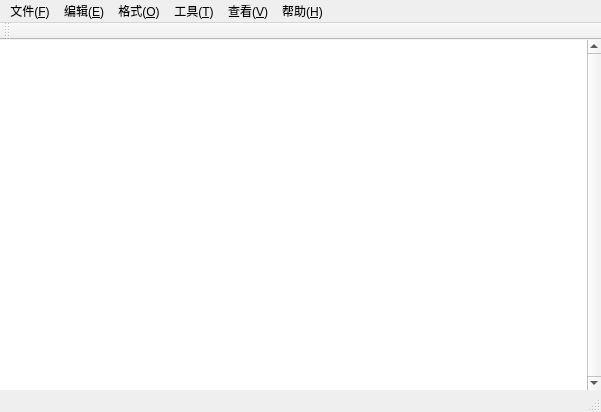
<?xml version="1.0" encoding="UTF-8"?>
<ui version="4.0">
 <class>QtNodePadClass</class>
 <widget class="QMainWindow" name="QtNodePadClass">
  <property name="geometry">
   <rect>
    <x>0</x>
    <y>0</y>
    <width>601</width>
    <height>404</height>
   </rect>
  </property>
  <property name="windowTitle">
   <string>QtNodePad</string>
  </property>
  <widget class="QWidget" name="centralWidget">
   <layout class="QGridLayout" name="gridLayout">
    <property name="leftMargin">
     <number>0</number>
    </property>
    <property name="topMargin">
     <number>0</number>
    </property>
    <property name="rightMargin">
     <number>0</number>
    </property>
    <property name="bottomMargin">
     <number>0</number>
    </property>
    <property name="spacing">
     <number>0</number>
    </property>
    <item row="0" column="0">
     <widget class="QPlainTextEdit" name="mainTextEdit">
      <property name="minimumSize">
       <size>
        <width>600</width>
        <height>350</height>
       </size>
      </property>
      <property name="contextMenuPolicy">
       <enum>Qt::CustomContextMenu</enum>
      </property>
      <property name="styleSheet">
       <string notr="true">QPlainTextEdit
{
	border: none;
}</string>
      </property>
      <property name="verticalScrollBarPolicy">
       <enum>Qt::ScrollBarAlwaysOn</enum>
      </property>
     </widget>
    </item>
   </layout>
  </widget>
  <widget class="QMenuBar" name="menuBar">
   <property name="geometry">
    <rect>
     <x>0</x>
     <y>0</y>
     <width>601</width>
     <height>23</height>
    </rect>
   </property>
   <widget class="QMenu" name="menu_F">
    <property name="title">
     <string>文件(&amp;F)</string>
    </property>
    <addaction name="action_N"/>
    <addaction name="action_W"/>
    <addaction name="action_O"/>
    <addaction name="action_F"/>
    <addaction name="action_S"/>
    <addaction name="action_E"/>
    <addaction name="action_A"/>
    <addaction name="action_R"/>
    <addaction name="action_C"/>
    <addaction name="action_G"/>
    <addaction name="separator"/>
    <addaction name="action_U"/>
    <addaction name="action_P"/>
    <addaction name="separator"/>
    <addaction name="action_X"/>
   </widget>
   <widget class="QMenu" name="menu_E">
    <property name="title">
     <string>编辑(&amp;E)</string>
    </property>
    <addaction name="action_U_2"/>
    <addaction name="action_C_2"/>
    <addaction name="action_P_2"/>
    <addaction name="action_T"/>
    <addaction name="action_L"/>
    <addaction name="separator"/>
    <addaction name="action_F_2"/>
    <addaction name="action_N_2"/>
    <addaction name="action_V"/>
    <addaction name="action_Bing_2"/>
    <addaction name="action_R_2"/>
    <addaction name="action_G_2"/>
    <addaction name="separator"/>
    <addaction name="action_A_2"/>
    <addaction name="action_D"/>
   </widget>
   <widget class="QMenu" name="menu_O">
    <property name="title">
     <string>格式(&amp;O)</string>
    </property>
    <addaction name="action_W_2"/>
    <addaction name="action_F_3"/>
   </widget>
   <widget class="QMenu" name="menu_H">
    <property name="title">
     <string>帮助(&amp;H)</string>
    </property>
    <addaction name="action_H"/>
    <addaction name="action_F_4"/>
    <addaction name="action_A_3"/>
   </widget>
   <widget class="QMenu" name="menu_V">
    <property name="title">
     <string>查看(&amp;V)</string>
    </property>
    <addaction name="action_Z"/>
    <addaction name="action_S_2"/>
   </widget>
   <widget class="QMenu" name="menu_T">
    <property name="title">
     <string>工具(&amp;T)</string>
    </property>
   </widget>
   <addaction name="menu_F"/>
   <addaction name="menu_E"/>
   <addaction name="menu_O"/>
   <addaction name="menu_T"/>
   <addaction name="menu_V"/>
   <addaction name="menu_H"/>
  </widget>
  <widget class="QToolBar" name="mainToolBar">
   <attribute name="toolBarArea">
    <enum>TopToolBarArea</enum>
   </attribute>
   <attribute name="toolBarBreak">
    <bool>false</bool>
   </attribute>
  </widget>
  <widget class="QStatusBar" name="statusBar"/>
  <action name="action_N">
   <property name="text">
    <string>新建(&amp;N)</string>
   </property>
  </action>
  <action name="action_O">
   <property name="text">
    <string>打开(&amp;O)</string>
   </property>
  </action>
  <action name="action_F">
   <property name="text">
    <string>打开所在文件夹(&amp;F)</string>
   </property>
  </action>
  <action name="action_W">
   <property name="text">
    <string>新建窗口(&amp;W)</string>
   </property>
  </action>
  <action name="action_S">
   <property name="text">
    <string>保存(&amp;S)</string>
   </property>
  </action>
  <action name="action_A">
   <property name="text">
    <string>另存为(&amp;A)</string>
   </property>
  </action>
  <action name="action_U">
   <property name="text">
    <string>页面设置(&amp;U)</string>
   </property>
  </action>
  <action name="action_P">
   <property name="text">
    <string>打印(&amp;P)</string>
   </property>
  </action>
  <action name="action_X">
   <property name="text">
    <string>退出(&amp;X)</string>
   </property>
  </action>
  <action name="action_C">
   <property name="text">
    <string>关闭(&amp;C)</string>
   </property>
  </action>
  <action name="action_G">
   <property name="text">
    <string>全部关闭(&amp;G)</string>
   </property>
  </action>
  <action name="action_E">
   <property name="text">
    <string>全部关保存(&amp;E)</string>
   </property>
  </action>
  <action name="action_R">
   <property name="text">
    <string>重命名(&amp;R)</string>
   </property>
  </action>
  <action name="action_U_2">
   <property name="text">
    <string>撤销(&amp;U)</string>
   </property>
  </action>
  <action name="action_T">
   <property name="text">
    <string>剪切(&amp;T)</string>
   </property>
  </action>
  <action name="action_C_2">
   <property name="text">
    <string>复制(&amp;C)</string>
   </property>
  </action>
  <action name="action_P_2">
   <property name="text">
    <string>粘贴(&amp;P)</string>
   </property>
  </action>
  <action name="action_L">
   <property name="text">
    <string>删除(&amp;L)</string>
   </property>
  </action>
  <action name="action_F_2">
   <property name="text">
    <string>查找(&amp;F)</string>
   </property>
  </action>
  <action name="action_N_2">
   <property name="text">
    <string>查找下一个(&amp;N)</string>
   </property>
  </action>
  <action name="action_V">
   <property name="text">
    <string>查找上一个(&amp;V)</string>
   </property>
  </action>
  <action name="action_Bing">
   <property name="text">
    <string>使用 Bing 搜索...</string>
   </property>
  </action>
  <action name="action_R_2">
   <property name="text">
    <string>替换(&amp;R)</string>
   </property>
  </action>
  <action name="action_G_2">
   <property name="text">
    <string>转到(&amp;G)</string>
   </property>
  </action>
  <action name="action_Bing_2">
   <property name="text">
    <string>使用 Bing 搜索...</string>
   </property>
  </action>
  <action name="action_D">
   <property name="text">
    <string>时间/日期(&amp;D)</string>
   </property>
  </action>
  <action name="action_A_2">
   <property name="text">
    <string>全选(&amp;A)</string>
   </property>
  </action>
  <action name="action_W_2">
   <property name="text">
    <string>自动换行(&amp;W)</string>
   </property>
  </action>
  <action name="action_F_3">
   <property name="text">
    <string>字体(&amp;F)</string>
   </property>
  </action>
  <action name="action_Z">
   <property name="text">
    <string>缩放(&amp;Z)</string>
   </property>
  </action>
  <action name="action_S_2">
   <property name="text">
    <string>状态栏(&amp;S)</string>
   </property>
  </action>
  <action name="action_H">
   <property name="text">
    <string>查看帮助(&amp;H)</string>
   </property>
  </action>
  <action name="action_F_4">
   <property name="text">
    <string>发送反馈(&amp;F)</string>
   </property>
  </action>
  <action name="action_A_3">
   <property name="text">
    <string>关于记事本(&amp;A)</string>
   </property>
  </action>
 </widget>
 <layoutdefault spacing="6" margin="11"/>
 <resources>
  <include location="QtNodePad.qrc"/>
 </resources>
 <connections/>
</ui>
